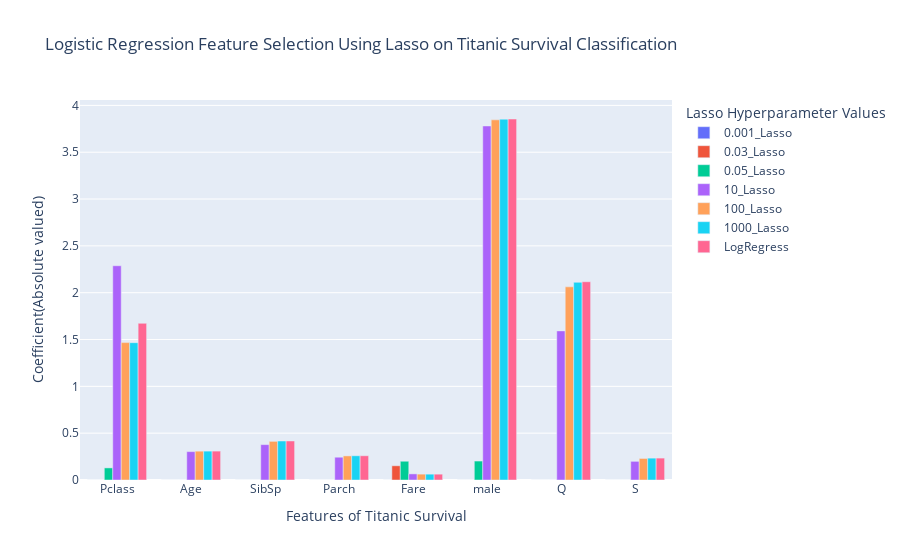

Source (notebook cell):
### Code cell
finaldf = newdf.copy()
finaldf.reset_index(inplace=True)
display(finaldf.head())

import plotly.express as px
import plotly.graph_objects as go

finaldf.index = finaldf["Name"]

finaldf= finaldf.drop(["Name","index"],axis=1)
cols = finaldf.columns
display(finaldf)


print(cols)

fig = go.Figure(data=[
    
    go.Bar(name=index, x=cols, y=row.map(lambda x: abs(x))) for index,row in finaldf.iterrows()]
                )
fig.update_layout(yaxis_title="Coefficient(Absolute valued)",xaxis_title="Features of Titanic Survival",title="Logistic Regression Feature Selection Using Lasso on Titanic Survival Classification",
                  legend_title="Lasso Hyperparameter Values")
fig.show()

### Figure 1 — Plotly figure (JSON) as saved in the notebook; plotly's stock layout.template omitted (floating-point values rounded to 4 significant figures)
{"data": [{"name": "0.001_Lasso", "type": "bar", "x": ["Pclass", "Age", "SibSp", "Parch", "Fare", "male", "Q", "S"], "y": [0, 0, 0, 0, 0, 0, 0, 0]}, {"name": "0.03_Lasso", "type": "bar", "x": ["Pclass", "Age", "SibSp", "Parch", "Fare", "male", "Q", "S"], "y": [0, 0, 0, 0, 0.1519, 0, 0, 0]}, {"name": "0.05_Lasso", "type": "bar", "x": ["Pclass", "Age", "SibSp", "Parch", "Fare", "male", "Q", "S"], "y": [0.1292, 0, 0, 0, 0.2003, 0.2024, 0, 0]}, {"name": "10_Lasso", "type": "bar", "x": ["Pclass", "Age", "SibSp", "Parch", "Fare", "male", "Q", "S"], "y": [2.288, 0.3032, 0.3778, 0.2433, 0.06524, 3.78, 1.592, 0.1992]}, {"name": "100_Lasso", "type": "bar", "x": ["Pclass", "Age", "SibSp", "Parch", "Fare", "male", "Q", "S"], "y": [1.467, 0.3079, 0.4127, 0.2573, 0.06261, 3.846, 2.062, 0.2301]}, {"name": "1000_Lasso", "type": "bar", "x": ["Pclass", "Age", "SibSp", "Parch", "Fare", "male", "Q", "S"], "y": [1.466, 0.3085, 0.4163, 0.2587, 0.06231, 3.853, 2.111, 0.2334]}, {"name": "LogRegress", "type": "bar", "x": ["Pclass", "Age", "SibSp", "Parch", "Fare", "male", "Q", "S"], "y": [1.673, 0.3085, 0.4167, 0.2589, 0.06222, 3.855, 2.117, 0.234]}], "layout": {"legend": {"title": {"text": "Lasso Hyperparameter Values"}}, "title": {"text": "Logistic Regression Feature Selection Using Lasso on Titanic Survival Classification"}, "xaxis": {"title": {"text": "Features of Titanic Survival"}}, "yaxis": {"title": {"text": "Coefficient(Absolute valued)"}}}}
